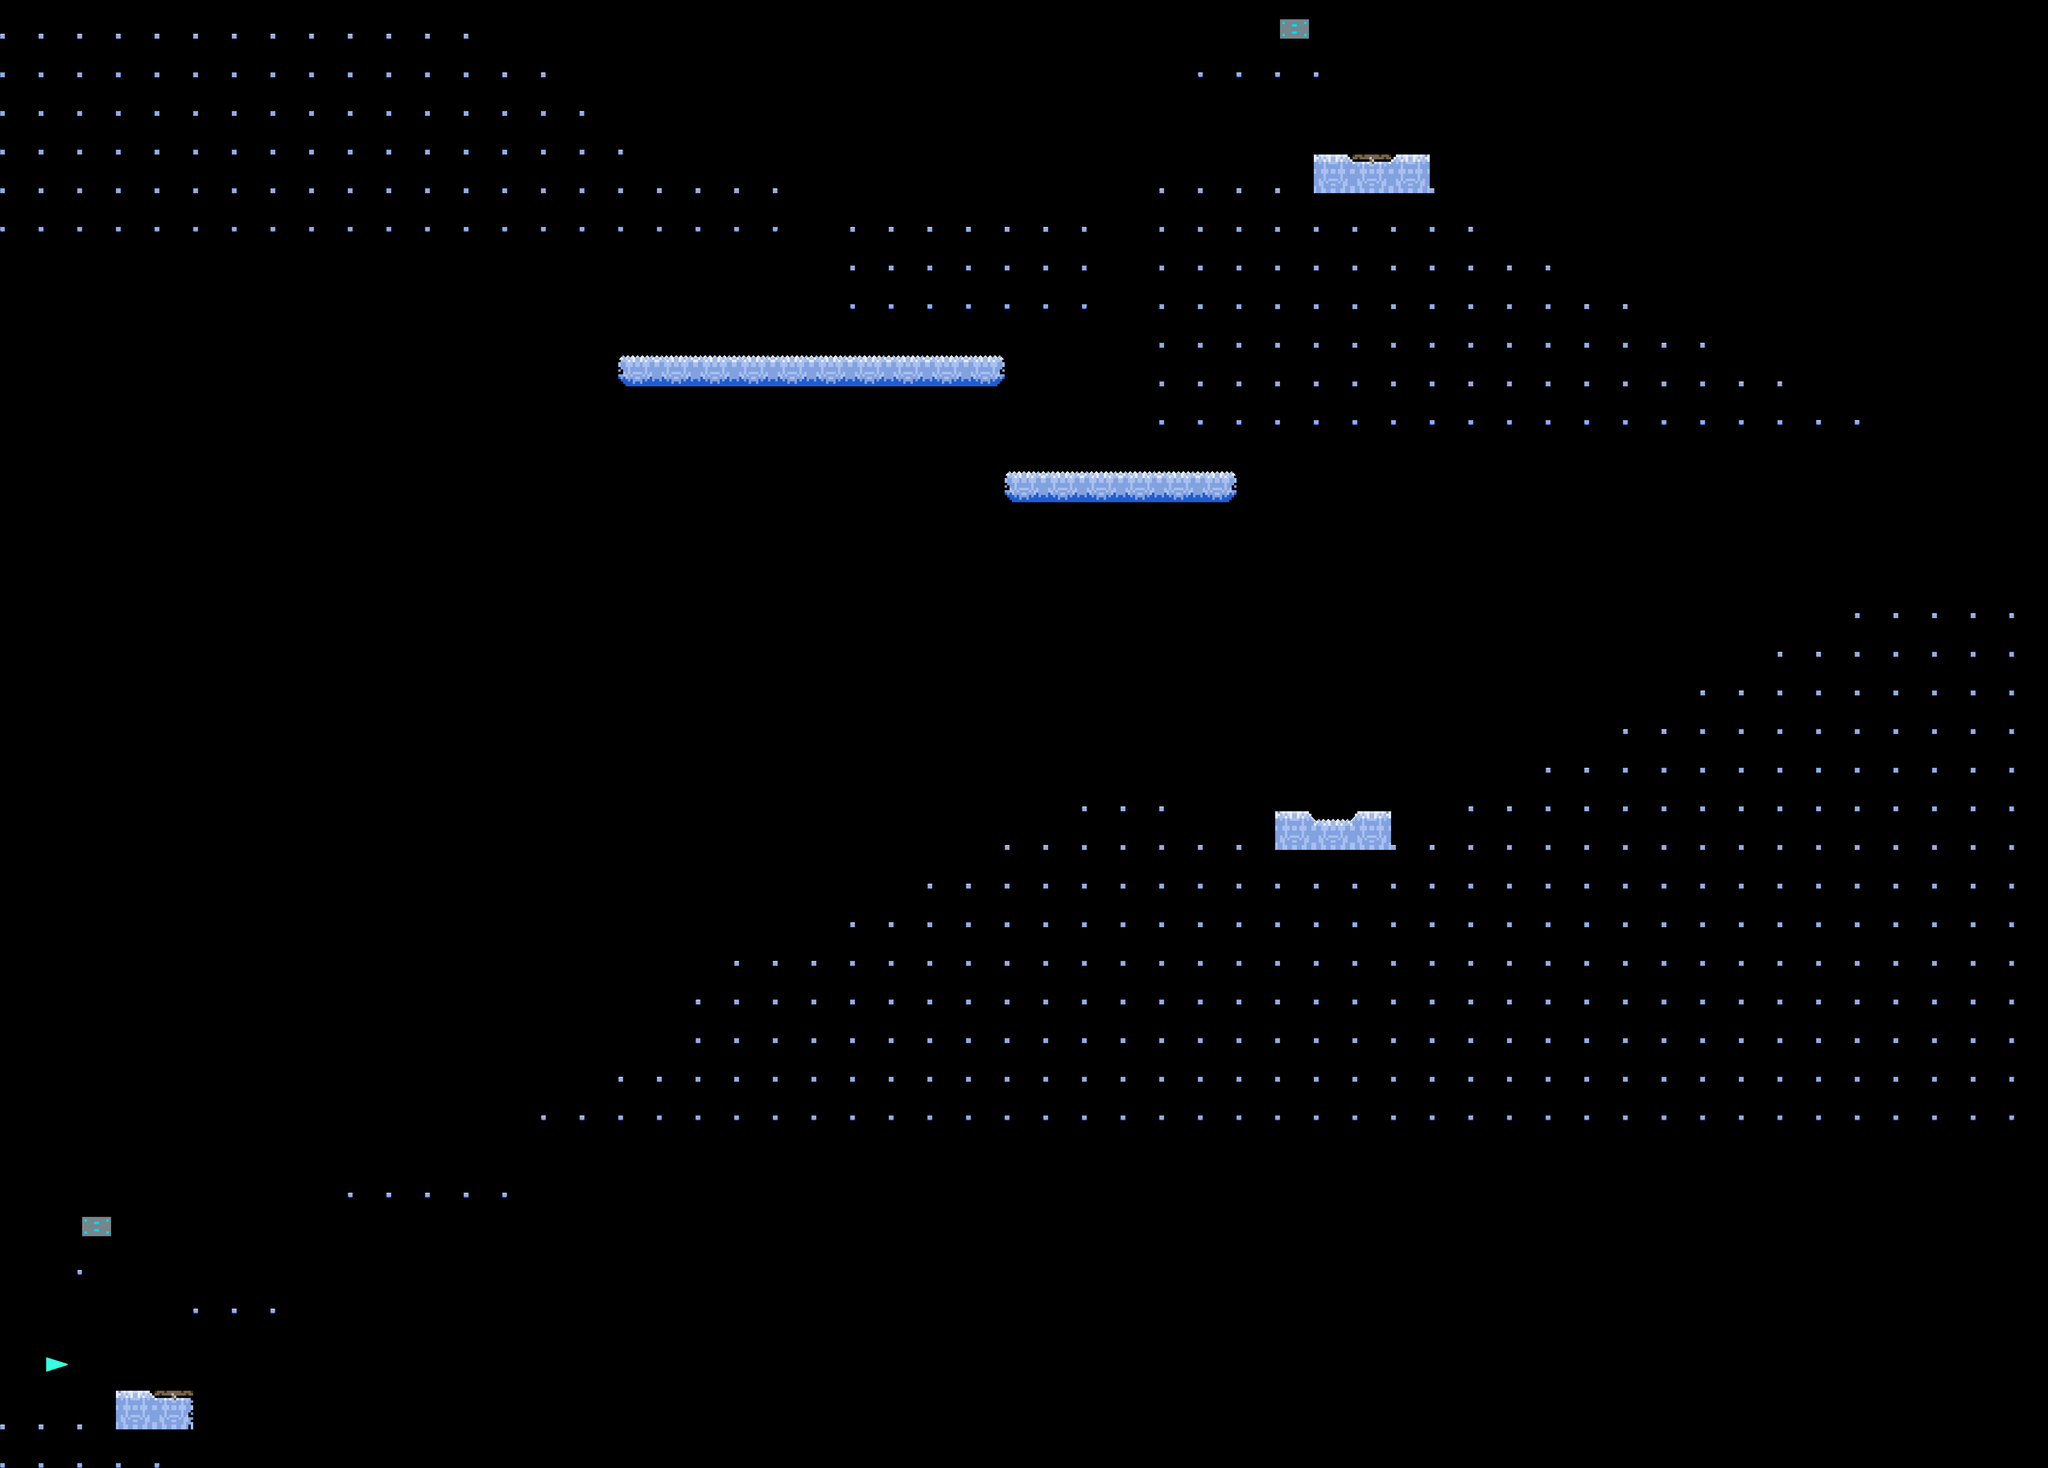

Tiled map render using the project's own tile images. Description and the map definition, with tile-layer contents summarised, below:
An orthogonal 53x38 tile map with 128x128 px tiles, 6 tile layers (wall_contact, death, end_flag, springboards, ...), 4 tilesets.

<map version="1.5" tiledversion="1.7.1" orientation="orthogonal" renderorder="right-down" width="53" height="38" tilewidth="128" tileheight="128" infinite="0" nextlayerid="8" nextobjectid="1">
 <tileset firstgid="1" source="../tilesheets/ice_with_water_tileset.tsx" />
 <tileset firstgid="33" source="../tilesheets/extras_tilesheet.tsx" />
 <tileset firstgid="97" source="../tilesheets/ice_with_water_tileset_springboard.tsx" />
 <tileset firstgid="113" source="../tilesheets/ice_with_water_tileset_spikes.tsx" />
 <layer id="1" name="wall_contact" width="53" height="38">
  <data>[2014 cells, 565 non-empty, 19 distinct tile ids]</data>
 </layer>
 <objectgroup id="7" name="rising_only" />
 <layer id="5" name="death" width="53" height="38">
  <data>[2014 cells, 17 non-empty, 4 distinct tile ids]</data>
 </layer>
 <layer id="6" name="end_flag" width="53" height="38">
  <data>[2014 cells, 1 non-empty, 1 distinct tile ids]</data>
 </layer>
 <layer id="3" name="springboards" width="53" height="38">
  <data>[2014 cells, 2 non-empty, 2 distinct tile ids]</data>
 </layer>
 <layer id="2" name="batteries" width="53" height="38">
  <data>[2014 cells, 2 non-empty, 1 distinct tile ids]</data>
 </layer>
 <layer id="4" name="start_level_marker" width="53" height="38">
  <data>[2014 cells, 1 non-empty, 1 distinct tile ids]</data>
 </layer>
</map>